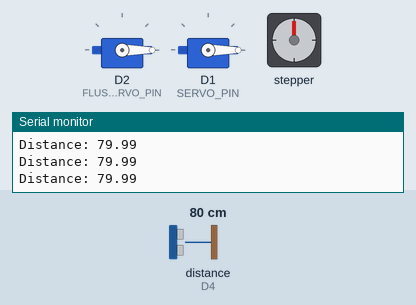
Bench run of a sketch on a simulated ESP8266 (NodeMCU). On the bench: 2 × servo, stepper motor, the last lines printed to the serial monitor. Wiring (inferred from the names in the program): ultrasonic range finder: trigger D3; echo D4. The test bench sets the inputs (shaded band); at power-on: distance to the obstacle (sensor on D4) 80 cm. The echo pulse lasts 58.3 µs per cm; WiFi joins after 1.5 s; servers stay silent unless stated; stepper angles assume 2038 steps per turn.

Above: at 3.2 s.
3.3 s: distance to the obstacle (sensor on D4) set to 16 cm
4.8 s: distance to the obstacle (sensor on D4) set to 12 cm
At 5.59 s:
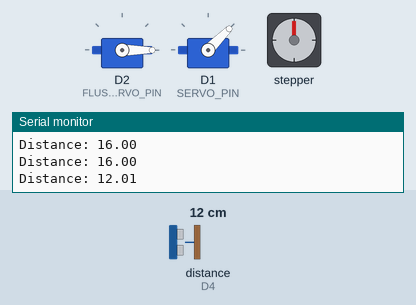
At 7.5 s:
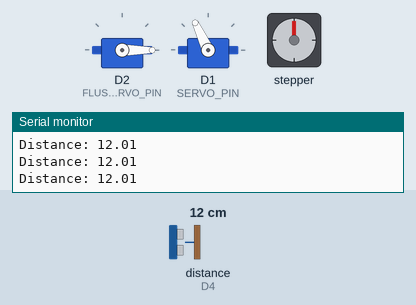
7.8 s: distance to the obstacle (sensor on D4) set to 18 cm
At 15.63 s:
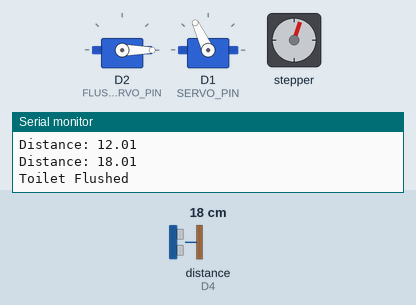
Timing chart, 0 to 36.0 s (numbered marks = the images above; inputs shaded):
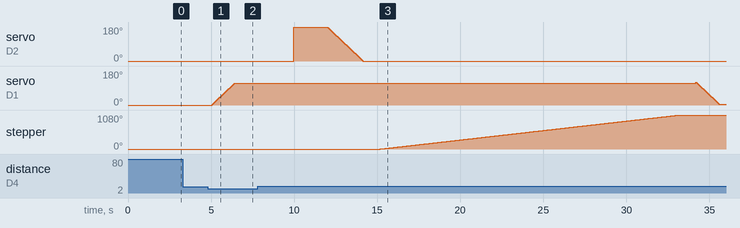

Measured:
- the behaviour switches between 15 and 14 cm on distance to the obstacle (sensor on D4) (found by bisection; images 0 and 1)
- after the input at 4.8 s, servo on D1 (SERVO_PIN): moves from 0° to 115° over 1.3 s, starting after 0.28 s
- after the input at 7.8 s, stepper: turns 1080° clockwise in 18.0 s, starting after 7.4 s

The sketch:

smart_toilet.ino
```cpp
#include <ESP8266WiFi.h>
#include <ESPAsyncTCP.h>
#include <ESPAsyncWebServer.h>
#include <Stepper.h>
#include <Servo.h>
#include "index.h"
#include "pass.h"

#define SERVO_PIN D1
#define FLUSH_SERVO_PIN D2
#define TRIG_PIN D3
#define ECHO_PIN D4
#define TOLERANCE 10
#define DISTANCE_THRESHOLD 15
#define CLEAR 0
#define SPEED 60
#define stepsPerRevolution 2038

Stepper myStepper = Stepper(stepsPerRevolution, D5, D6, D7, D8);
Servo servo;
Servo flushServo;

int pos = 0;
int previous = 0;
float duration_us, distance_cm;
int count;
int quickCount = 0;
bool isQuickFlush = false;
int flushState = 0;

AsyncWebServer server(80);
AsyncWebSocket ws("/ws");

// NOTIFY THE CLIENT
void notifyClients() {
  ws.textAll(String(flushState));
}

// HANDSHAKES AND ALERT
void handleWebSocketMessage(void *arg, uint8_t *data, size_t len) {
  AwsFrameInfo *info = (AwsFrameInfo *)arg;
  if (info->final && info->index == 0 && info->len == len && info->opcode == WS_TEXT) {
    data[len] = 0;
    if (strcmp((char *)data, "toggle") == 0) {
      flushState = !flushState;
      notifyClients();
    }
  }
}

// EVENT FUNCTION
void onEvent(AsyncWebSocket *server, AsyncWebSocketClient *client, AwsEventType type,
             void *arg, uint8_t *data, size_t len) {
  switch (type) {
    case WS_EVT_CONNECT:
      Serial.printf("WebSocket client #%u connected from %s\n", client->id(), client->remoteIP().toString().c_str());
      break;
    case WS_EVT_DISCONNECT:
      Serial.printf("WebSocket client #%u disconnected\n", client->id());
      break;
    case WS_EVT_DATA:
      handleWebSocketMessage(arg, data, len);
      break;
    case WS_EVT_PONG:
    case WS_EVT_ERROR:
      break;
  }
}

// INITIALIZE THE SOCKET
void initWebSocket() {
  ws.onEvent(onEvent);
  server.addHandler(&ws);
}

// PASSING VARIABLE
String processor(const String &var) {
  Serial.println(var);
  if (var == "STATE") {
    if (!flushState)
      return "You haven't flushed the toilet in a while";
  } else
    return "Recently you've flushed the toilet";
  return String();
}

// LED STATE
void setIndicatorLED(int led, int state) {
  digitalWrite(led, state);
}

// WIFI
void connectWifi() {
  WiFi.begin(ssid, password);
  while (WiFi.status() != WL_CONNECTED) {
    delay(1000);
    Serial.println("Connecting to WiFi..");
  }
  Serial.println(WiFi.localIP());
}

// SETUP
void setup() {
  pinMode(TRIG_PIN, OUTPUT);
  pinMode(ECHO_PIN, INPUT);
  flushServo.attach(FLUSH_SERVO_PIN);
  flushServo.write(CLEAR);
  servo.attach(SERVO_PIN);
  pos = 0;
  servo.write(pos);

  Serial.begin(115200);
  turnOffRoller();
  connectWifi();
  initWebSocket();

  server.on("/", HTTP_GET, [](AsyncWebServerRequest *request) {
    request->send_P(200, "text/html", index_html, processor);
  });

  server.begin();
}

// FLUSH
void flush() {
  delay(1000);
  Serial.println("Toilet Flushed");
  count = CLEAR;
  flushServo.write(180);
  delay(2000);
  for (int pos = 180; pos >= 0; pos -= 5) {
    flushServo.write(pos);
    delay(60);
  }
}

void lidOn() {
  for (int i = 0; i < 120; i += 5) {
    servo.write(i);
    delay(SPEED);
    pos = 120;
  }
}

void lidOff() {
  for (int i = 120; i > 0; i -= 5) {
    servo.write(i);
    delay(SPEED);
    pos = 0;
  }
  flushState = 0;
}

void turnTheRoller() {

  myStepper.setSpeed(10);
  myStepper.step(stepsPerRevolution);
  myStepper.setSpeed(10);
  myStepper.step(stepsPerRevolution);
  myStepper.setSpeed(10);
  myStepper.step(stepsPerRevolution);
  delay(1000);
}

void turnOffRoller() {
  digitalWrite(D5, LOW);
  digitalWrite(D6, LOW);
  digitalWrite(D7, LOW);
  digitalWrite(D8, LOW);
}

// LOOP
void loop() {
  ws.cleanupClients();
  digitalWrite(TRIG_PIN, LOW);
  delayMicroseconds(2);
  digitalWrite(TRIG_PIN, HIGH);
  delayMicroseconds(10);
  digitalWrite(TRIG_PIN, LOW);
  duration_us = pulseIn(ECHO_PIN, HIGH);
  distance_cm = (duration_us * .0343) / 2;
  Serial.print("Distance: ");
  Serial.println(distance_cm);
  if (distance_cm < DISTANCE_THRESHOLD && distance_cm != 0 && pos == 0) {
    lidOn();
  } else if (distance_cm > DISTANCE_THRESHOLD && pos == 120) {
    delay(1000);
    flush();
    delay(1000);
    turnTheRoller();
    turnOffRoller();
    lidOff();
  }
  if (flushState == 1) {
    lidOn();
    delay(1000);
    flush();
    delay(1000);
    turnTheRoller();
    turnOffRoller();
    lidOff();
  }
  delay(500);
}
```

index.h
```cpp
const char index_html[] PROGMEM = R"rawliteral(
<!DOCTYPE html>
<html>
  <head>
    <meta charset="UTF-8" />
    <meta name="viewport" content="width=device-width, initial-scale=1.0" />
    <script src="https://cdn.tailwindcss.com"></script>
    <style>
      p {
        margin-top: 2rem;
      }
      .header {
        border-bottom: 1px solid #343a40;
      }
      .switch-box {
        display: flex;
        flex-direction: column;
        justify-content: center;
        align-items: center;
        background-color: #212529;
        border: 1px solid #343a40;
        max-width: 500px;
        height: 300px;
        margin: 0 auto;
        border-radius: 5px;
        gap: 2rem;
      }
      .button {
        border: 1px solid #4e575f;
        background-color: #34393e;
        border-radius: 5px;
        padding: 15px 30px;
        transition: 500ms ease-out;
      }
      .button:hover {
        color: #6c757d;
        box-shadow: 0 0 25px 1px #cacaca;
      }

      #ty {
        transform: scale(0);
      }
      #note {
        transform: scale(1);
      }
    </style>
  </head>
  <body class="h-[100vh] bg-[#191D21] text-[#D3D3D3] p-[30px] mt-[2rem]">
    <div class="h-full">
      <div class="header pb-[2rem] mx-auto w-full h-auto">
        <div class="flex text-center items-center justify-center">
          <h1 class="text-4xl mb-[.5rem] font-bold uppercase">FLUSHIT!&nbsp;</h1>
          <h1 class="text-[#6C757D] text-4xl mb-[.5rem] font-bold">
            Smart Toilet
          </h1>
        </div>
        <p class="mt-[1rem] italic text-center text-xl">
          ~ A remote for Smart Toilet ~
        </p>
      </div>

      <div class="content mt-[4rem] h-full">
        <p class="state text-center mb-[2rem] text-xl">
          <span id="state" class="text-[#2a9d8f]">%STATE%</span>
        </p>
        <div class="switch-box">
          <p id="note" class="text-xl">flush it here...</p>
          <p>
            <button id="button" class="button text-2xl font-bold">Flush</button>
          </p>
          <p id="ty" class="italic text-xl">Thank you!</p>
        </div>
      </div>
    </div>
  </body>
  <script>
    var gateway = `ws://${window.location.hostname}/ws`;
    var websocket;
    window.addEventListener("load", onLoad);
    function initWebSocket() {
      console.log("Trying to open a WebSocket connection...");
      websocket = new WebSocket(gateway);
      websocket.onopen = onOpen;
      websocket.onclose = onClose;
      websocket.onmessage = onMessage; //
    }
    function onOpen(event) {
      console.log("Connection opened");
    }
    function onClose(event) {
      console.log("Connection closed");
      setTimeout(initWebSocket, 2000);
    }
    function onMessage(event) {
      var state;
      if (event.data == "1") {
        state = "Recently you've flushed the toilet";
      } else {
        state = "You haven't flushed the toilet in a while";
      }
      document.getElementById("state").innerHTML = state;
    }
    function onLoad(event) {
      initWebSocket();
      initButton();
    }
    function initButton() {
      const btn = document.getElementById("button");
      const note = document.getElementById("note");
      const ty = document.getElementById("ty");
      var mainColor = btn.style.color;
      console.log("here" + mainColor);
      var count = 0;
      btn.addEventListener("click", () => {
        count = count + 1;
        if(count==1){
           console.log(count)
        btn.style.background = "#c6c4c4";
        btn.style.color = "#6C757D";
        btn.style.border = "0px";
        btn.style.boxShadow = "0 0 25px 1px #cacaca";
        btn.innerHTML = "Flushed!";
        btn.style.transition = "500ms";
        note.style.transform = "scale(0)";
        note.style.transition = "300ms ease-out";
        ty.style.transform = "scale(1)";
        ty.style.transition = "300ms ease-in";
        websocket.send("toggle");
        btn.disabled = true;
        }
        setTimeout(() => {
          btn.style.background = "#34393e";
          btn.style.color = "white";
          btn.style.border = "1px";
          btn.style.boxShadow = "0 0 0px 0px #cacaca";
          note.style.transform = "scale(1)";
          ty.style.transform = "scale(0)";
          btn.innerHTML = "Flush";
          count=0;
          btn.disabled = false;
        }, 30000);
      });
    }
  </script>
</html>
)rawliteral";
```

pass.h
```cpp
const char *ssid = "";
const char *password = "";
```
